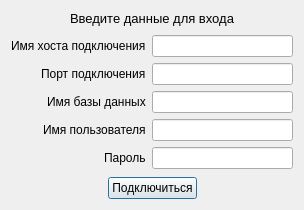
<?xml version="1.0" encoding="UTF-8"?>
<ui version="4.0">
 <class>mEntryDialog</class>
 <widget class="QDialog" name="mEntryDialog">
  <property name="geometry">
   <rect>
    <x>0</x>
    <y>0</y>
    <width>304</width>
    <height>210</height>
   </rect>
  </property>
  <property name="sizePolicy">
   <sizepolicy hsizetype="Fixed" vsizetype="Fixed">
    <horstretch>0</horstretch>
    <verstretch>0</verstretch>
   </sizepolicy>
  </property>
  <property name="windowTitle">
   <string>Окно подключения АРМ</string>
  </property>
  <layout class="QVBoxLayout" name="verticalLayout" stretch="0,1,0">
   <item>
    <widget class="QLabel" name="EntryLabel">
     <property name="sizePolicy">
      <sizepolicy hsizetype="Preferred" vsizetype="Minimum">
       <horstretch>0</horstretch>
       <verstretch>0</verstretch>
      </sizepolicy>
     </property>
     <property name="font">
      <font>
       <pointsize>10</pointsize>
      </font>
     </property>
     <property name="text">
      <string>Введите данные для входа</string>
     </property>
     <property name="alignment">
      <set>Qt::AlignHCenter|Qt::AlignTop</set>
     </property>
    </widget>
   </item>
   <item>
    <layout class="QFormLayout" name="formLayout">
     <property name="labelAlignment">
      <set>Qt::AlignRight|Qt::AlignTrailing|Qt::AlignVCenter</set>
     </property>
     <property name="formAlignment">
      <set>Qt::AlignLeading|Qt::AlignLeft|Qt::AlignVCenter</set>
     </property>
     <item row="0" column="0">
      <widget class="QLabel" name="HostLabel">
       <property name="text">
        <string>Имя хоста подключения</string>
       </property>
      </widget>
     </item>
     <item row="0" column="1">
      <widget class="QLineEdit" name="HostEdit"/>
     </item>
     <item row="2" column="0">
      <widget class="QLabel" name="BDLabel">
       <property name="text">
        <string>Имя базы данных</string>
       </property>
      </widget>
     </item>
     <item row="2" column="1">
      <widget class="QLineEdit" name="BDNameEdit"/>
     </item>
     <item row="3" column="0">
      <widget class="QLabel" name="UserLabel">
       <property name="text">
        <string>Имя пользователя</string>
       </property>
      </widget>
     </item>
     <item row="3" column="1">
      <widget class="QLineEdit" name="UserNameEdit"/>
     </item>
     <item row="4" column="0">
      <widget class="QLabel" name="PasswordLabel">
       <property name="text">
        <string>Пароль</string>
       </property>
      </widget>
     </item>
     <item row="4" column="1">
      <widget class="QLineEdit" name="PasswordEdit">
       <property name="inputMask">
        <string/>
       </property>
       <property name="text">
        <string/>
       </property>
       <property name="frame">
        <bool>true</bool>
       </property>
       <property name="echoMode">
        <enum>QLineEdit::Password</enum>
       </property>
      </widget>
     </item>
     <item row="1" column="0">
      <widget class="QLabel" name="PortLabel">
       <property name="text">
        <string>Порт подключения</string>
       </property>
      </widget>
     </item>
     <item row="1" column="1">
      <widget class="QLineEdit" name="PortEdit"/>
     </item>
    </layout>
   </item>
   <item>
    <layout class="QHBoxLayout" name="horizontalLayout">
     <item>
      <spacer name="horizontalLeftSpacer">
       <property name="orientation">
        <enum>Qt::Horizontal</enum>
       </property>
       <property name="sizeHint" stdset="0">
        <size>
         <width>40</width>
         <height>20</height>
        </size>
       </property>
      </spacer>
     </item>
     <item>
      <widget class="QPushButton" name="ConnectButton">
       <property name="text">
        <string>Подключиться</string>
       </property>
      </widget>
     </item>
     <item>
      <spacer name="horizontalRightSpacer">
       <property name="orientation">
        <enum>Qt::Horizontal</enum>
       </property>
       <property name="sizeHint" stdset="0">
        <size>
         <width>40</width>
         <height>20</height>
        </size>
       </property>
      </spacer>
     </item>
    </layout>
   </item>
  </layout>
 </widget>
 <tabstops>
  <tabstop>HostEdit</tabstop>
  <tabstop>PortEdit</tabstop>
  <tabstop>BDNameEdit</tabstop>
  <tabstop>UserNameEdit</tabstop>
  <tabstop>PasswordEdit</tabstop>
  <tabstop>ConnectButton</tabstop>
 </tabstops>
 <resources/>
 <connections/>
</ui>
